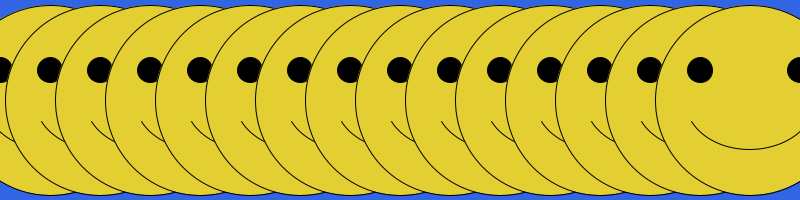
Frame 1 (no input)
Frame 60 (the mouse pressed at the canvas centre just before this capture): identical to frame 1, image omitted
Frame 120 (the mouse held since frame 60 and released just before this capture): identical to frame 1, image omitted

The Processing sketch that drew this single still picture (run headless with seeded random() and noise(); from frame 60 on, the mouse is pressed at the canvas centre):

// Processing sketch: functionCall_mods_forloop
// ── functionCall_mods_forloop.pde
void setup() {
  size(800, 200);
}
void draw() {
  background(#3265E3);
  for (int i = 50; i< width; i+=50) {
    drawFace(i, 100);
  }
}
void drawFace(float x, float y) {
  fill(#E3CF32);
  ellipse(x, y, 190, 190);
  drawEyes(x, y);
  drawMouth(x, y);
}
void drawEyes(float x, float y) {
  fill(0);
  ellipse(x-50, y-30, 25, 25);
  ellipse(x+50, y-30, 25, 25);
}
void drawMouth(float x, float y) {
  noFill();
  arc(x, y, 130, 100, PI/7, PI-PI/7);
}
